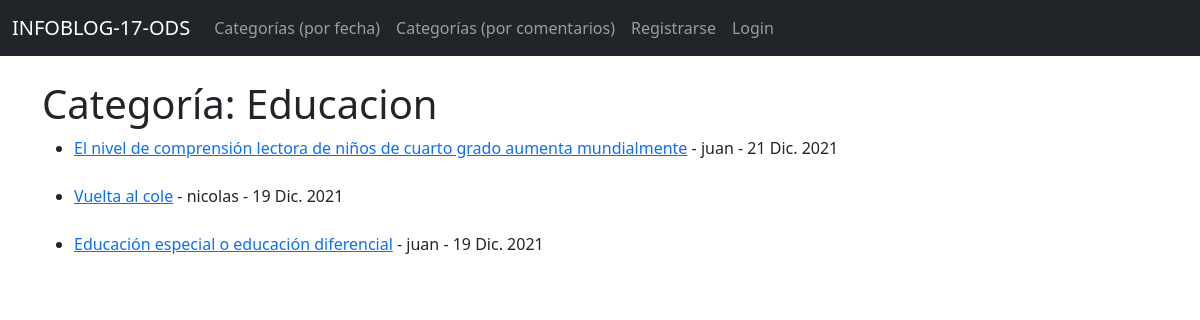
/category/educacion/, run on the app's committed database.
### theblog/models.py (models this page shows, shortened)
class Post(models.Model):
    title = models.CharField(max_length=255)
    title_tag = models.CharField(max_length=255)
    author = models.ForeignKey(User, on_delete=models.CASCADE)
    body = RichTextField(blank=True, null=True)
    post_date = models.DateField(auto_now_add=True)
    category = models.CharField(max_length=255, default='general')

### theblog/views.py (the view)
# urls.py: path('category/<str:cats>/', CategoryView, name='category'),
def CategoryView(request, cats):
    category_posts = Post.objects.filter(category=cats.replace('-', ' ')).order_by('-id')
    return render(request, 'categories.html', {'cats':cats.replace('-', ' ').title(), 'category_posts':category_posts})

### theblog/templates/categories.html (shortened to what this page needs)
{% extends 'base.html' %}
{% block content %}
{% if category_posts %}
<h1>Categoría: {{ cats }}</h1>
<ul>
{% for post in category_posts %}
<li>
    <a href="{% url 'article-detail' post.pk %}">{{ post.title }}</a> - {{ post.author }} - {{ post.post_date }}
    <br/><br/>
    </li>
{% endfor %}
</ul>
{% else %}
<h1>No hay ningún post en esta categoría.</h1>
{% endif %}
{% endblock %}

### data on the page
Post: title "El nivel de comprensión lectora de niños de cuarto grado aumenta mundialmente", author "juan", post_date "21 Dic. 2021"
Post: title "Vuelta al cole", author "nicolas", post_date "19 Dic. 2021"
Post: title "Educación especial o educación diferencial", author "juan", post_date "19 Dic. 2021"

### other printed values
{{ cats }} "Educacion"
